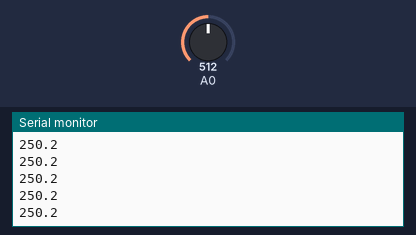
Bench run of a sketch on a simulated Arduino Uno, built with avr-gcc and run on an emulated ATmega328P. On the bench: the last lines printed to the serial monitor. Inputs (shaded band) come from the test bench; at power-on: A0 = 512.

Above: at 1.2 s.
1.3 s: A0 set to 716
At 1.68 s:
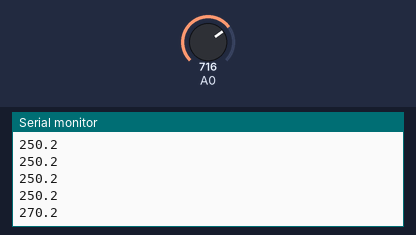
2.8 s: A0 set to 900
At 2.94 s:
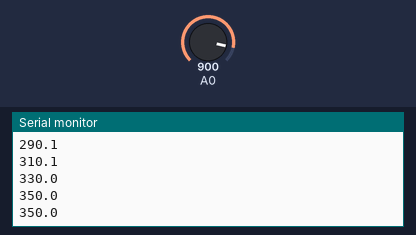
Timing chart, 0 to 5.8 s (numbered marks = the images above; inputs shaded):
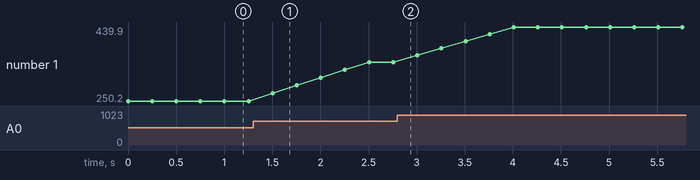

The sketch:

sensor.ino
```cpp
// TerraGrid street sensor: Arduino Uno + Keyestudio DS18B20 module, read as an analog probe on A0
// (same as the AEGIS-CARGO rig): responds to touch on camera. Not a calibrated temperature.
// Wiring (as on the old rig): pin labelled S -> GND, V -> 5V, pin labelled G -> A0.
// Prints one °C value per line every 250 ms at 9600 baud. Close the IDE Serial Monitor before the web app connects.

const int N = 5;              // moving average window
int buf[N];
int idx = 0, filled = 0;

void setup() {
  Serial.begin(9600);
}

void loop() {
  buf[idx] = analogRead(A0);
  idx = (idx + 1) % N;
  if (filled < N) filled++;

  long sum = 0;
  for (int i = 0; i < filled; i++) sum += buf[i];
  Serial.println(sum / (float)filled * (5.0 / 1023.0) * 100.0, 1);  // 10 mV per °C scaling

  delay(250);
}
```

Measured:
- after the input at 1.3 s, the serial monitor: prints a new line after 0.20 s (image 1)
- plotted number 1: 250.2 → 350 after the input at 1.3 s, 350 → 439.9 after the input at 2.8 s
